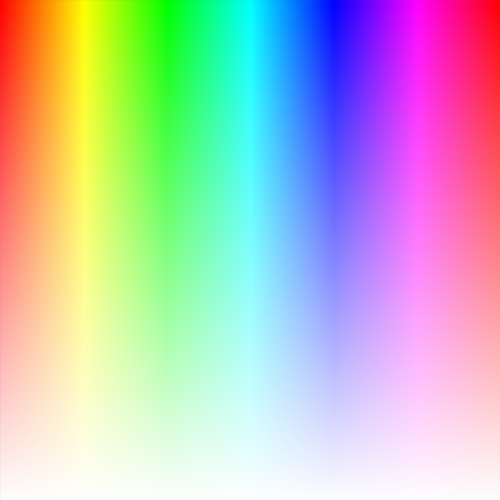
Frame 1 (no input)
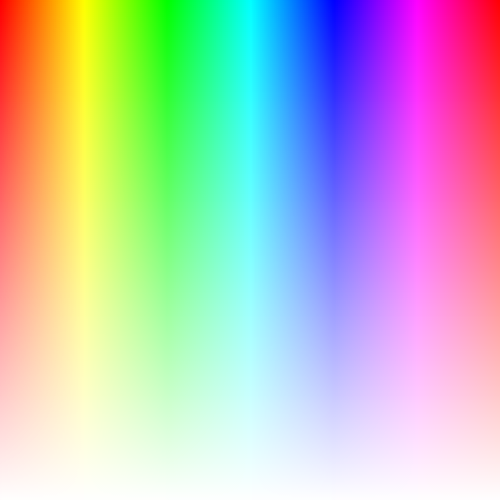
Frame 60 (the mouse pressed at the canvas centre just before this capture)
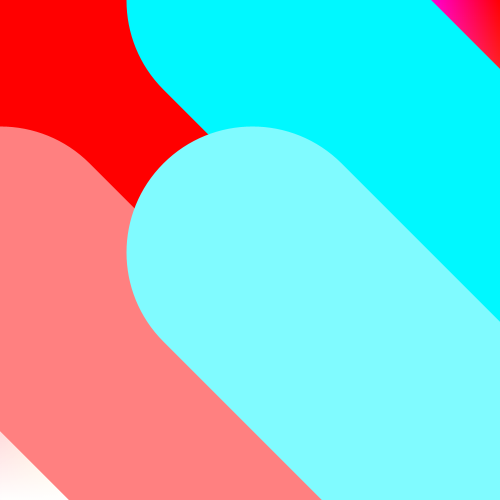
Frame 120 (the mouse held since frame 60 and released just before this capture)

The Processing sketch that drew these frames (run headless with seeded random() and noise(); from frame 60 on, the mouse is pressed at the canvas centre):

// Processing sketch: test_17_pde
// ── test_17_pde.pde
int stepX;
int stepY;

void setup() {
   size(500, 500);
   background(100);
   smooth();
   //noLoop();
}

void draw() {
  colorMode(HSB, width, height, 100);
  stepX = mouseX + 2;
  stepY = mouseY + 2;
  for(int gridY=0; gridY<height; gridY+=stepY) {
     for(int gridX=0; gridX<width; gridX+=stepX) {
        stroke(gridX, height-gridY, 100);
        strokeWeight(stepX);
        line(gridX, gridY, stepX+gridX, stepY+gridY);
     }
  }
}
